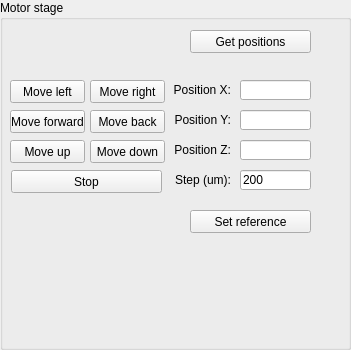
   <widget class="QWidget" name="motor_stage_widget" native="true">
    <property name="geometry">
     <rect>
      <x>1530</x>
      <y>10</y>
      <width>351</width>
      <height>350</height>
     </rect>
    </property>
    <layout class="QGridLayout" name="gridLayout">
     <property name="leftMargin">
      <number>0</number>
     </property>
     <property name="topMargin">
      <number>0</number>
     </property>
     <property name="rightMargin">
      <number>0</number>
     </property>
     <property name="bottomMargin">
      <number>0</number>
     </property>
     <property name="spacing">
      <number>0</number>
     </property>
     <item row="0" column="0">
      <widget class="QGroupBox" name="groupBox_3">
       <property name="sizePolicy">
        <sizepolicy hsizetype="Expanding" vsizetype="Expanding">
         <horstretch>0</horstretch>
         <verstretch>0</verstretch>
        </sizepolicy>
       </property>
       <property name="title">
        <string>Motor stage</string>
       </property>
       <widget class="QPushButton" name="GetPositions">
        <property name="geometry">
         <rect>
          <x>190</x>
          <y>30</y>
          <width>121</width>
          <height>23</height>
         </rect>
        </property>
        <property name="sizePolicy">
         <sizepolicy hsizetype="Expanding" vsizetype="Expanding">
          <horstretch>0</horstretch>
          <verstretch>0</verstretch>
         </sizepolicy>
        </property>
        <property name="text">
         <string>Get positions</string>
        </property>
       </widget>
       <widget class="QLineEdit" name="PositionY">
        <property name="geometry">
         <rect>
          <x>240</x>
          <y>110</y>
          <width>71</width>
          <height>20</height>
         </rect>
        </property>
        <property name="sizePolicy">
         <sizepolicy hsizetype="Expanding" vsizetype="Expanding">
          <horstretch>0</horstretch>
          <verstretch>0</verstretch>
         </sizepolicy>
        </property>
        <property name="text">
         <string/>
        </property>
       </widget>
       <widget class="QLabel" name="label_86">
        <property name="geometry">
         <rect>
          <x>170</x>
          <y>140</y>
          <width>61</width>
          <height>20</height>
         </rect>
        </property>
        <property name="sizePolicy">
         <sizepolicy hsizetype="Expanding" vsizetype="Expanding">
          <horstretch>0</horstretch>
          <verstretch>0</verstretch>
         </sizepolicy>
        </property>
        <property name="text">
         <string>Position Z:</string>
        </property>
        <property name="textFormat">
         <enum>Qt::AutoText</enum>
        </property>
        <property name="alignment">
         <set>Qt::AlignRight|Qt::AlignTrailing|Qt::AlignVCenter</set>
        </property>
       </widget>
       <widget class="QPushButton" name="MoveXP">
        <property name="geometry">
         <rect>
          <x>10</x>
          <y>80</y>
          <width>75</width>
          <height>23</height>
         </rect>
        </property>
        <property name="sizePolicy">
         <sizepolicy hsizetype="Expanding" vsizetype="Expanding">
          <horstretch>0</horstretch>
          <verstretch>0</verstretch>
         </sizepolicy>
        </property>
        <property name="text">
         <string>Move left</string>
        </property>
       </widget>
       <widget class="QLineEdit" name="PositionX">
        <property name="geometry">
         <rect>
          <x>240</x>
          <y>80</y>
          <width>71</width>
          <height>20</height>
         </rect>
        </property>
        <property name="sizePolicy">
         <sizepolicy hsizetype="Expanding" vsizetype="Expanding">
          <horstretch>0</horstretch>
          <verstretch>0</verstretch>
         </sizepolicy>
        </property>
        <property name="text">
         <string/>
        </property>
       </widget>
       <widget class="QLineEdit" name="PositionZ">
        <property name="geometry">
         <rect>
          <x>240</x>
          <y>140</y>
          <width>71</width>
          <height>20</height>
         </rect>
        </property>
        <property name="sizePolicy">
         <sizepolicy hsizetype="Expanding" vsizetype="Expanding">
          <horstretch>0</horstretch>
          <verstretch>0</verstretch>
         </sizepolicy>
        </property>
        <property name="text">
         <string/>
        </property>
       </widget>
       <widget class="QPushButton" name="MoveYN">
        <property name="geometry">
         <rect>
          <x>90</x>
          <y>110</y>
          <width>75</width>
          <height>23</height>
         </rect>
        </property>
        <property name="sizePolicy">
         <sizepolicy hsizetype="Expanding" vsizetype="Expanding">
          <horstretch>0</horstretch>
          <verstretch>0</verstretch>
         </sizepolicy>
        </property>
        <property name="text">
         <string>Move back</string>
        </property>
       </widget>
       <widget class="QLineEdit" name="Step">
        <property name="geometry">
         <rect>
          <x>240</x>
          <y>170</y>
          <width>71</width>
          <height>20</height>
         </rect>
        </property>
        <property name="sizePolicy">
         <sizepolicy hsizetype="Expanding" vsizetype="Expanding">
          <horstretch>0</horstretch>
          <verstretch>0</verstretch>
         </sizepolicy>
        </property>
        <property name="text">
         <string>200</string>
        </property>
       </widget>
       <widget class="QPushButton" name="MoveXN">
        <property name="geometry">
         <rect>
          <x>90</x>
          <y>80</y>
          <width>75</width>
          <height>23</height>
         </rect>
        </property>
        <property name="sizePolicy">
         <sizepolicy hsizetype="Expanding" vsizetype="Expanding">
          <horstretch>0</horstretch>
          <verstretch>0</verstretch>
         </sizepolicy>
        </property>
        <property name="text">
         <string>Move right</string>
        </property>
       </widget>
       <widget class="QLabel" name="label_87">
        <property name="geometry">
         <rect>
          <x>170</x>
          <y>170</y>
          <width>61</width>
          <height>20</height>
         </rect>
        </property>
        <property name="sizePolicy">
         <sizepolicy hsizetype="Expanding" vsizetype="Expanding">
          <horstretch>0</horstretch>
          <verstretch>0</verstretch>
         </sizepolicy>
        </property>
        <property name="text">
         <string>Step (um):</string>
        </property>
        <property name="textFormat">
         <enum>Qt::AutoText</enum>
        </property>
        <property name="alignment">
         <set>Qt::AlignRight|Qt::AlignTrailing|Qt::AlignVCenter</set>
        </property>
       </widget>
       <widget class="QPushButton" name="MoveYP">
        <property name="geometry">
         <rect>
          <x>10</x>
          <y>110</y>
          <width>75</width>
          <height>23</height>
         </rect>
        </property>
        <property name="sizePolicy">
         <sizepolicy hsizetype="Expanding" vsizetype="Expanding">
          <horstretch>0</horstretch>
          <verstretch>0</verstretch>
         </sizepolicy>
        </property>
        <property name="text">
         <string>Move forward</string>
        </property>
       </widget>
       <widget class="QPushButton" name="MoveZN">
        <property name="geometry">
         <rect>
          <x>10</x>
          <y>140</y>
          <width>75</width>
          <height>23</height>
         </rect>
        </property>
        <property name="sizePolicy">
         <sizepolicy hsizetype="Expanding" vsizetype="Expanding">
          <horstretch>0</horstretch>
          <verstretch>0</verstretch>
         </sizepolicy>
        </property>
        <property name="text">
         <string>Move up</string>
        </property>
       </widget>
       <widget class="QPushButton" name="StageStop">
        <property name="geometry">
         <rect>
          <x>11</x>
          <y>170</y>
          <width>151</width>
          <height>23</height>
         </rect>
        </property>
        <property name="sizePolicy">
         <sizepolicy hsizetype="Expanding" vsizetype="Expanding">
          <horstretch>0</horstretch>
          <verstretch>0</verstretch>
         </sizepolicy>
        </property>
        <property name="text">
         <string>Stop</string>
        </property>
       </widget>
       <widget class="QPushButton" name="MoveZP">
        <property name="geometry">
         <rect>
          <x>90</x>
          <y>140</y>
          <width>75</width>
          <height>23</height>
         </rect>
        </property>
        <property name="sizePolicy">
         <sizepolicy hsizetype="Expanding" vsizetype="Expanding">
          <horstretch>0</horstretch>
          <verstretch>0</verstretch>
         </sizepolicy>
        </property>
        <property name="text">
         <string>Move down</string>
        </property>
       </widget>
       <widget class="QLabel" name="label_85">
        <property name="geometry">
         <rect>
          <x>170</x>
          <y>110</y>
          <width>61</width>
          <height>20</height>
         </rect>
        </property>
        <property name="sizePolicy">
         <sizepolicy hsizetype="Expanding" vsizetype="Expanding">
          <horstretch>0</horstretch>
          <verstretch>0</verstretch>
         </sizepolicy>
        </property>
        <property name="text">
         <string>Position Y:</string>
        </property>
        <property name="textFormat">
         <enum>Qt::AutoText</enum>
        </property>
        <property name="alignment">
         <set>Qt::AlignRight|Qt::AlignTrailing|Qt::AlignVCenter</set>
        </property>
       </widget>
       <widget class="QLabel" name="label_84">
        <property name="geometry">
         <rect>
          <x>170</x>
          <y>80</y>
          <width>61</width>
          <height>20</height>
         </rect>
        </property>
        <property name="sizePolicy">
         <sizepolicy hsizetype="Expanding" vsizetype="Expanding">
          <horstretch>0</horstretch>
          <verstretch>0</verstretch>
         </sizepolicy>
        </property>
        <property name="text">
         <string>Position X:</string>
        </property>
        <property name="textFormat">
         <enum>Qt::AutoText</enum>
        </property>
        <property name="alignment">
         <set>Qt::AlignRight|Qt::AlignTrailing|Qt::AlignVCenter</set>
        </property>
       </widget>
       <widget class="QLabel" name="Warning_Newscale">
        <property name="geometry">
         <rect>
          <x>30</x>
          <y>210</y>
          <width>331</width>
          <height>21</height>
         </rect>
        </property>
        <property name="sizePolicy">
         <sizepolicy hsizetype="Expanding" vsizetype="Expanding">
          <horstretch>0</horstretch>
          <verstretch>0</verstretch>
         </sizepolicy>
        </property>
        <property name="text">
         <string/>
        </property>
        <property name="textFormat">
         <enum>Qt::AutoText</enum>
        </property>
        <property name="scaledContents">
         <bool>false</bool>
        </property>
        <property name="alignment">
         <set>Qt::AlignLeading|Qt::AlignLeft|Qt::AlignVCenter</set>
        </property>
       </widget>
       <widget class="QPushButton" name="SetReference">
        <property name="geometry">
         <rect>
          <x>190</x>
          <y>210</y>
          <width>121</width>
          <height>23</height>
         </rect>
        </property>
        <property name="sizePolicy">
         <sizepolicy hsizetype="Expanding" vsizetype="Expanding">
          <horstretch>0</horstretch>
          <verstretch>0</verstretch>
         </sizepolicy>
        </property>
        <property name="text">
         <string>Set reference</string>
        </property>
       </widget>
      </widget>
     </item>
    </layout>
   </widget>
